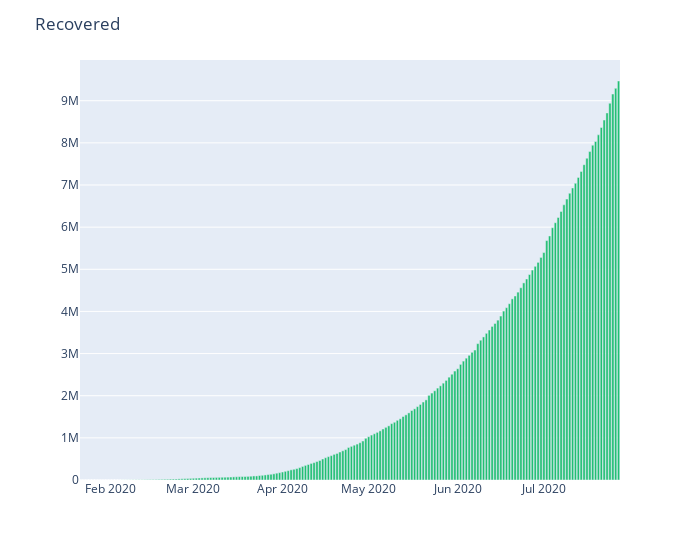

The notebook cell saved with this chart:
### Code cell
plot_daywise('Recovered', act) #rec?

### Figure 1 — Plotly figure (JSON) as saved in the notebook; plotly's stock layout.template omitted (floating-point values rounded to 4 significant figures; data arrays with more than 128 entries replaced by an {"elided": "..."} marker saying what was removed)
{"data": [{"alignmentgroup": "True", "hovertemplate": "Date=%{x}<br>Recovered=%{y}<extra></extra>", "legendgroup": "", "marker": {"color": "#21bf73", "pattern": {"shape": ""}}, "name": "", "offsetgroup": "", "orientation": "v", "showlegend": false, "textposition": "auto", "type": "bar", "x": {"elided": "188 str values"}, "xaxis": "x", "y": {"elided": "188 int values"}, "yaxis": "y"}], "layout": {"barmode": "relative", "legend": {"tracegroupgap": 0}, "margin": {"t": 60}, "title": {"text": "Recovered"}, "width": 700, "xaxis": {"anchor": "y", "domain": [0, 1], "title": {"text": ""}}, "yaxis": {"anchor": "x", "domain": [0, 1], "title": {"text": ""}}}}
